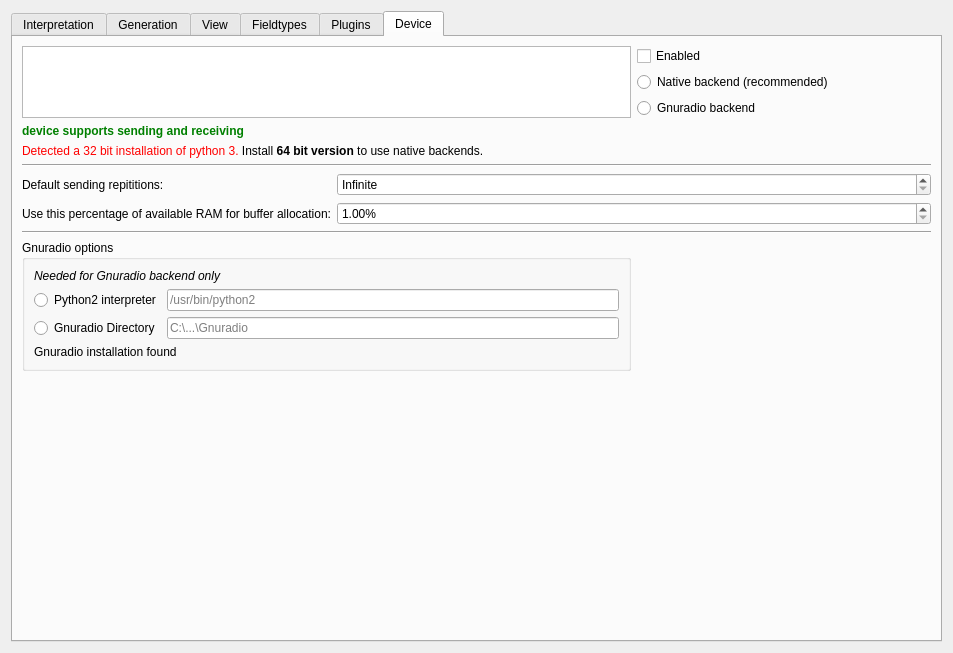
<?xml version="1.0" encoding="UTF-8"?>
<ui version="4.0">
 <class>DialogOptions</class>
 <widget class="QDialog" name="DialogOptions">
  <property name="geometry">
   <rect>
    <x>0</x>
    <y>0</y>
    <width>953</width>
    <height>653</height>
   </rect>
  </property>
  <property name="windowTitle">
   <string>Options</string>
  </property>
  <layout class="QHBoxLayout" name="horizontalLayout">
   <item>
    <widget class="QTabWidget" name="tabWidget">
     <property name="currentIndex">
      <number>5</number>
     </property>
     <widget class="QWidget" name="tabInterpretation">
      <attribute name="title">
       <string>Interpretation</string>
      </attribute>
      <layout class="QVBoxLayout" name="verticalLayout_2">
       <item>
        <widget class="QGroupBox" name="groupBox">
         <property name="title">
          <string>Symbols</string>
         </property>
         <layout class="QVBoxLayout" name="verticalLayout">
          <item>
           <widget class="QLabel" name="label">
            <property name="sizePolicy">
             <sizepolicy hsizetype="Preferred" vsizetype="Minimum">
              <horstretch>0</horstretch>
              <verstretch>0</verstretch>
             </sizepolicy>
            </property>
            <property name="text">
             <string>Some protocols use different information lengths. This can be part of the protocol logic (e.g. to indicate a SOF). You can set a tolerance window for the selected bit length, outside the window a new symbol will be created.</string>
            </property>
            <property name="wordWrap">
             <bool>true</bool>
            </property>
           </widget>
          </item>
          <item>
           <layout class="QGridLayout" name="gridLayout">
            <item row="1" column="0">
             <widget class="QLabel" name="label_2">
              <property name="text">
               <string>Tolerance window:</string>
              </property>
             </widget>
            </item>
            <item row="1" column="1">
             <widget class="QSpinBox" name="spinBoxSymbolTreshold">
              <property name="sizePolicy">
               <sizepolicy hsizetype="Minimum" vsizetype="Preferred">
                <horstretch>0</horstretch>
                <verstretch>0</verstretch>
               </sizepolicy>
              </property>
              <property name="suffix">
               <string>%</string>
              </property>
              <property name="maximum">
               <number>50</number>
              </property>
             </widget>
            </item>
            <item row="1" column="2">
             <widget class="QLabel" name="label_3">
              <property name="text">
               <string>of selected bit length</string>
              </property>
             </widget>
            </item>
            <item row="2" column="0">
             <widget class="QLabel" name="label_4">
              <property name="text">
               <string>Relative symbol length:</string>
              </property>
             </widget>
            </item>
            <item row="2" column="1">
             <widget class="QLabel" name="lSymbolLength">
              <property name="text">
               <string>0%</string>
              </property>
             </widget>
            </item>
            <item row="2" column="2">
             <widget class="QLabel" name="label_6">
              <property name="text">
               <string>of selected bit length</string>
              </property>
             </widget>
            </item>
            <item row="0" column="0">
             <widget class="QCheckBox" name="chkBoxEnableSymbols">
              <property name="text">
               <string>Enable symbols</string>
              </property>
             </widget>
            </item>
           </layout>
          </item>
          <item>
           <widget class="QLabel" name="lExplanation">
            <property name="font">
             <font>
              <weight>75</weight>
              <bold>true</bold>
             </font>
            </property>
            <property name="text">
             <string>No Symbols will be created</string>
            </property>
            <property name="wordWrap">
             <bool>true</bool>
            </property>
           </widget>
          </item>
          <item>
           <spacer name="verticalSpacer">
            <property name="orientation">
             <enum>Qt::Vertical</enum>
            </property>
            <property name="sizeHint" stdset="0">
             <size>
              <width>20</width>
              <height>40</height>
             </size>
            </property>
           </spacer>
          </item>
         </layout>
        </widget>
       </item>
      </layout>
     </widget>
     <widget class="QWidget" name="tabGeneration">
      <attribute name="title">
       <string>Generation</string>
      </attribute>
      <widget class="QWidget" name="layoutWidget">
       <property name="geometry">
        <rect>
         <x>20</x>
         <y>20</y>
         <width>299</width>
         <height>53</height>
        </rect>
       </property>
       <layout class="QGridLayout" name="gridLayout_4">
        <item row="0" column="0" colspan="2">
         <widget class="QCheckBox" name="checkBoxDefaultFuzzingPause">
          <property name="toolTip">
           <string>&lt;html&gt;&lt;head/&gt;&lt;body&gt;&lt;p&gt;If you disable the default pause, the pause of the fuzzed message will be used.&lt;/p&gt;&lt;/body&gt;&lt;/html&gt;</string>
          </property>
          <property name="text">
           <string>Use a default pause for fuzzed messages</string>
          </property>
         </widget>
        </item>
        <item row="1" column="0">
         <widget class="KillerDoubleSpinBox" name="doubleSpinBoxFuzzingPause">
          <property name="decimals">
           <number>3</number>
          </property>
          <property name="maximum">
           <double>999999999.000000000000000</double>
          </property>
         </widget>
        </item>
        <item row="1" column="1">
         <widget class="QLabel" name="labelFuzzingSamples">
          <property name="text">
           <string>Samples</string>
          </property>
         </widget>
        </item>
       </layout>
      </widget>
     </widget>
     <widget class="QWidget" name="tabView">
      <attribute name="title">
       <string>View</string>
      </attribute>
      <layout class="QVBoxLayout" name="verticalLayout_4">
       <item>
        <layout class="QHBoxLayout" name="horizontalLayout_2">
         <item>
          <widget class="QLabel" name="label_7">
           <property name="text">
            <string>Default View:</string>
           </property>
          </widget>
         </item>
         <item>
          <widget class="QComboBox" name="comboBoxDefaultView">
           <property name="sizePolicy">
            <sizepolicy hsizetype="Preferred" vsizetype="Preferred">
             <horstretch>0</horstretch>
             <verstretch>0</verstretch>
            </sizepolicy>
           </property>
           <item>
            <property name="text">
             <string>Bit</string>
            </property>
           </item>
           <item>
            <property name="text">
             <string>Hex</string>
            </property>
           </item>
           <item>
            <property name="text">
             <string>ASCII</string>
            </property>
           </item>
          </widget>
         </item>
         <item>
          <spacer name="horizontalSpacer">
           <property name="orientation">
            <enum>Qt::Horizontal</enum>
           </property>
           <property name="sizeHint" stdset="0">
            <size>
             <width>40</width>
             <height>20</height>
            </size>
           </property>
          </spacer>
         </item>
        </layout>
       </item>
       <item>
        <widget class="QCheckBox" name="checkBoxShowConfirmCloseDialog">
         <property name="text">
          <string>Show &quot;confirm close&quot; dialog</string>
         </property>
        </widget>
       </item>
       <item>
        <widget class="QCheckBox" name="checkBoxHoldShiftToDrag">
         <property name="text">
          <string>Hold shift to drag</string>
         </property>
        </widget>
       </item>
       <item>
        <widget class="QCheckBox" name="checkBoxPauseTime">
         <property name="text">
          <string>Show pauses as time</string>
         </property>
        </widget>
       </item>
       <item>
        <widget class="QCheckBox" name="checkBoxAlignLabels">
         <property name="text">
          <string>Align on labels</string>
         </property>
        </widget>
       </item>
       <item>
        <widget class="QCheckBox" name="checkBoxFallBackTheme">
         <property name="toolTip">
          <string>Tick this option if you experience problems with you current Qt theme like no colors in table headers.</string>
         </property>
         <property name="text">
          <string>Use fallback application theme [RESTART REQUIRED]</string>
         </property>
        </widget>
       </item>
       <item>
        <spacer name="verticalSpacer_2">
         <property name="orientation">
          <enum>Qt::Vertical</enum>
         </property>
         <property name="sizeHint" stdset="0">
          <size>
           <width>20</width>
           <height>383</height>
          </size>
         </property>
        </spacer>
       </item>
      </layout>
     </widget>
     <widget class="QWidget" name="tabFieldtypes">
      <attribute name="title">
       <string>Fieldtypes</string>
      </attribute>
      <layout class="QVBoxLayout" name="verticalLayout_5">
       <item>
        <layout class="QHBoxLayout" name="horizontalLayout_3">
         <item>
          <widget class="QTableView" name="tblLabeltypes">
           <property name="alternatingRowColors">
            <bool>true</bool>
           </property>
          </widget>
         </item>
         <item>
          <layout class="QVBoxLayout" name="verticalLayout_3">
           <item>
            <widget class="QToolButton" name="btnAddLabelType">
             <property name="text">
              <string>...</string>
             </property>
             <property name="icon">
              <iconset theme="list-add">
               <normaloff>.</normaloff>.</iconset>
             </property>
            </widget>
           </item>
           <item>
            <widget class="QToolButton" name="btnRemoveLabeltype">
             <property name="text">
              <string>...</string>
             </property>
             <property name="icon">
              <iconset theme="list-remove">
               <normaloff>.</normaloff>.</iconset>
             </property>
            </widget>
           </item>
           <item>
            <spacer name="verticalSpacer_5">
             <property name="orientation">
              <enum>Qt::Vertical</enum>
             </property>
             <property name="sizeHint" stdset="0">
              <size>
               <width>20</width>
               <height>40</height>
              </size>
             </property>
            </spacer>
           </item>
          </layout>
         </item>
        </layout>
       </item>
       <item>
        <spacer name="verticalSpacer_4">
         <property name="orientation">
          <enum>Qt::Vertical</enum>
         </property>
         <property name="sizeHint" stdset="0">
          <size>
           <width>20</width>
           <height>203</height>
          </size>
         </property>
        </spacer>
       </item>
      </layout>
     </widget>
     <widget class="QWidget" name="tab_plugins">
      <attribute name="title">
       <string>Plugins</string>
      </attribute>
     </widget>
     <widget class="QWidget" name="tabDevices">
      <attribute name="title">
       <string>Device</string>
      </attribute>
      <layout class="QGridLayout" name="gridLayout_3">
       <item row="0" column="0" rowspan="3" colspan="2">
        <widget class="QListWidget" name="listWidgetDevices"/>
       </item>
       <item row="0" column="2">
        <widget class="QCheckBox" name="chkBoxDeviceEnabled">
         <property name="text">
          <string>Enabled</string>
         </property>
        </widget>
       </item>
       <item row="1" column="2">
        <widget class="QRadioButton" name="rbNativeBackend">
         <property name="text">
          <string>Native backend (recommended)</string>
         </property>
        </widget>
       </item>
       <item row="2" column="2">
        <widget class="QRadioButton" name="rbGnuradioBackend">
         <property name="text">
          <string>Gnuradio backend</string>
         </property>
        </widget>
       </item>
       <item row="3" column="0" colspan="2">
        <widget class="QLabel" name="lSupport">
         <property name="sizePolicy">
          <sizepolicy hsizetype="Preferred" vsizetype="Maximum">
           <horstretch>0</horstretch>
           <verstretch>0</verstretch>
          </sizepolicy>
         </property>
         <property name="font">
          <font>
           <weight>75</weight>
           <italic>false</italic>
           <bold>true</bold>
          </font>
         </property>
         <property name="styleSheet">
          <string notr="true">color: green</string>
         </property>
         <property name="text">
          <string>device supports sending and receiving</string>
         </property>
         <property name="alignment">
          <set>Qt::AlignLeading|Qt::AlignLeft|Qt::AlignVCenter</set>
         </property>
        </widget>
       </item>
       <item row="5" column="0" colspan="3">
        <widget class="Line" name="line">
         <property name="orientation">
          <enum>Qt::Horizontal</enum>
         </property>
        </widget>
       </item>
       <item row="7" column="0">
        <widget class="QLabel" name="label_8">
         <property name="text">
          <string>Default sending repititions:</string>
         </property>
        </widget>
       </item>
       <item row="9" column="0" colspan="3">
        <widget class="Line" name="line_2">
         <property name="orientation">
          <enum>Qt::Horizontal</enum>
         </property>
        </widget>
       </item>
       <item row="10" column="0" colspan="2">
        <widget class="QGroupBox" name="groupBox_3">
         <property name="title">
          <string>Gnuradio options</string>
         </property>
         <layout class="QGridLayout" name="gridLayout_2">
          <item row="0" column="0" colspan="2">
           <widget class="QLabel" name="label_11">
            <property name="font">
             <font>
              <italic>true</italic>
             </font>
            </property>
            <property name="text">
             <string>Needed for Gnuradio backend only</string>
            </property>
           </widget>
          </item>
          <item row="1" column="1">
           <widget class="QLineEdit" name="lineEditPython2Interpreter">
            <property name="toolTip">
             <string>&lt;html&gt;&lt;head/&gt;&lt;body&gt;&lt;p&gt;Use this option if you installed Gnuradio with your package manager e.g. on Linux and Mac OS X.&lt;/p&gt;&lt;/body&gt;&lt;/html&gt;</string>
            </property>
            <property name="placeholderText">
             <string>/usr/bin/python2</string>
            </property>
           </widget>
          </item>
          <item row="3" column="0" colspan="2">
           <widget class="QLabel" name="lGnuradioInstalled">
            <property name="styleSheet">
             <string notr="true"/>
            </property>
            <property name="text">
             <string>Gnuradio installation found</string>
            </property>
           </widget>
          </item>
          <item row="2" column="1">
           <widget class="QLineEdit" name="lineEditGnuradioDirectory">
            <property name="enabled">
             <bool>true</bool>
            </property>
            <property name="toolTip">
             <string>&lt;html&gt;&lt;head/&gt;&lt;body&gt;&lt;p&gt;If you installed Gnuradio with a bundled python interpreter, you need to enter the site-packages path of the installation here. The path should be something like &lt;span style=&quot; font-style:italic;&quot;&gt;C:\Program Files\GNURadio-3.7&lt;/span&gt;.&lt;/p&gt;&lt;/body&gt;&lt;/html&gt;</string>
            </property>
            <property name="placeholderText">
             <string>C:\...\Gnuradio</string>
            </property>
           </widget>
          </item>
          <item row="1" column="0">
           <widget class="QRadioButton" name="radioButtonPython2Interpreter">
            <property name="toolTip">
             <string>&lt;html&gt;&lt;head/&gt;&lt;body&gt;&lt;p&gt;Use this option if you installed Gnuradio with your package manager e.g. on Linux and Mac OS X.&lt;/p&gt;&lt;/body&gt;&lt;/html&gt;</string>
            </property>
            <property name="text">
             <string>Python2 interpreter</string>
            </property>
           </widget>
          </item>
          <item row="2" column="0">
           <widget class="QRadioButton" name="radioButtonGnuradioDirectory">
            <property name="toolTip">
             <string>&lt;html&gt;&lt;head/&gt;&lt;body&gt;&lt;p&gt;If you installed Gnuradio with a bundled python interpreter, you need to enter the site-packages path of the installation here. The path should be something like &lt;span style=&quot; font-style:italic;&quot;&gt;C:\Program Files\GNURadio-3.7&lt;/span&gt;.&lt;/p&gt;&lt;/body&gt;&lt;/html&gt;</string>
            </property>
            <property name="text">
             <string>Gnuradio Directory</string>
            </property>
           </widget>
          </item>
         </layout>
        </widget>
       </item>
       <item row="11" column="1">
        <spacer name="verticalSpacer_3">
         <property name="orientation">
          <enum>Qt::Vertical</enum>
         </property>
         <property name="sizeHint" stdset="0">
          <size>
           <width>20</width>
           <height>40</height>
          </size>
         </property>
        </spacer>
       </item>
       <item row="4" column="0" colspan="2">
        <widget class="QLabel" name="labelWindowsError">
         <property name="text">
          <string>&lt;html&gt;&lt;head/&gt;&lt;body&gt;&lt;p&gt;&lt;span style=&quot; color:#ff0000;&quot;&gt;Detected a 32 bit installation of python 3.&lt;/span&gt; Install &lt;span style=&quot; font-weight:600;&quot;&gt;64 bit version&lt;/span&gt; to use native backends.&lt;/p&gt;&lt;/body&gt;&lt;/html&gt;</string>
         </property>
         <property name="wordWrap">
          <bool>true</bool>
         </property>
        </widget>
       </item>
       <item row="8" column="0">
        <widget class="QLabel" name="label_5">
         <property name="text">
          <string>Use this percentage of available RAM for buffer allocation:</string>
         </property>
        </widget>
       </item>
       <item row="8" column="1" colspan="2">
        <widget class="QDoubleSpinBox" name="doubleSpinBoxRAMThreshold">
         <property name="suffix">
          <string>%</string>
         </property>
         <property name="minimum">
          <double>1.000000000000000</double>
         </property>
         <property name="maximum">
          <double>100.000000000000000</double>
         </property>
        </widget>
       </item>
       <item row="7" column="1" colspan="2">
        <widget class="QSpinBox" name="spinBoxNumSendingRepeats">
         <property name="specialValueText">
          <string>Infinite</string>
         </property>
         <property name="showGroupSeparator" stdset="0">
          <bool>false</bool>
         </property>
         <property name="maximum">
          <number>999999999</number>
         </property>
         <property name="displayIntegerBase">
          <number>10</number>
         </property>
        </widget>
       </item>
      </layout>
     </widget>
    </widget>
   </item>
  </layout>
 </widget>
 <customwidgets>
  <customwidget>
   <class>KillerDoubleSpinBox</class>
   <extends>QDoubleSpinBox</extends>
   <header>urh.ui.KillerDoubleSpinBox.h</header>
  </customwidget>
 </customwidgets>
 <resources/>
 <connections/>
</ui>
